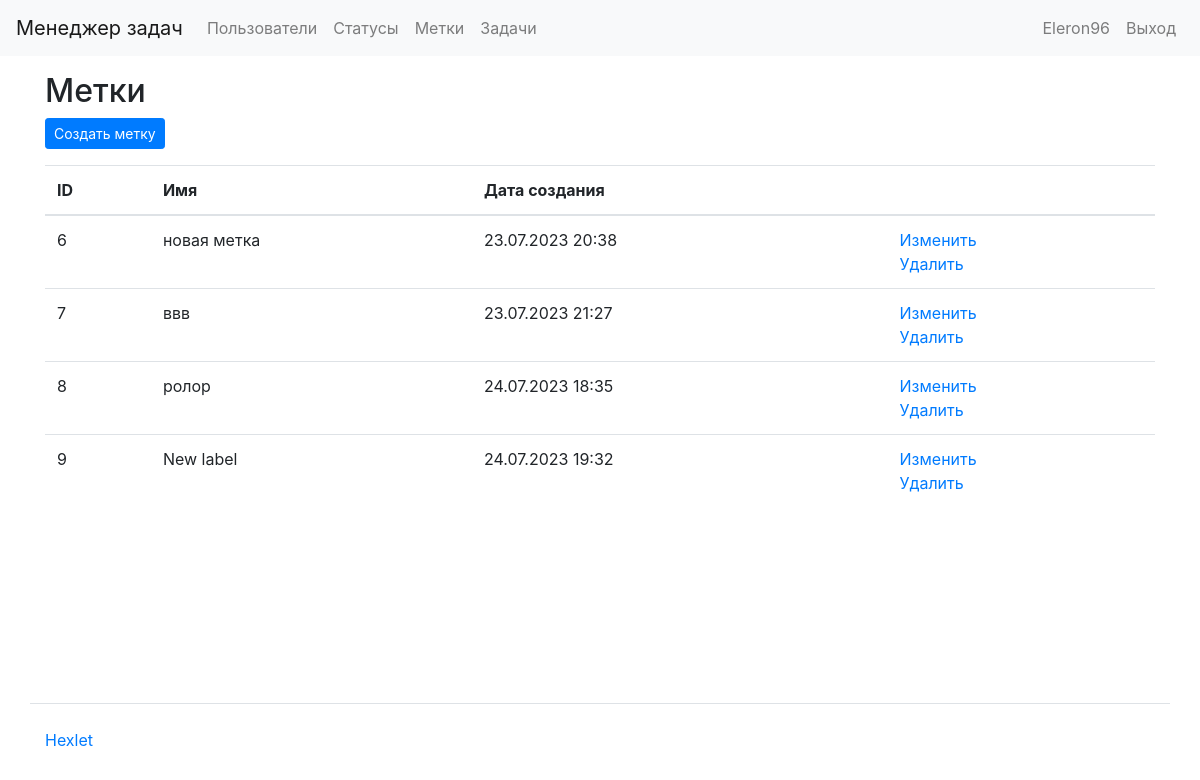
The page /labels/ (signed in) on the database as committed earlier.
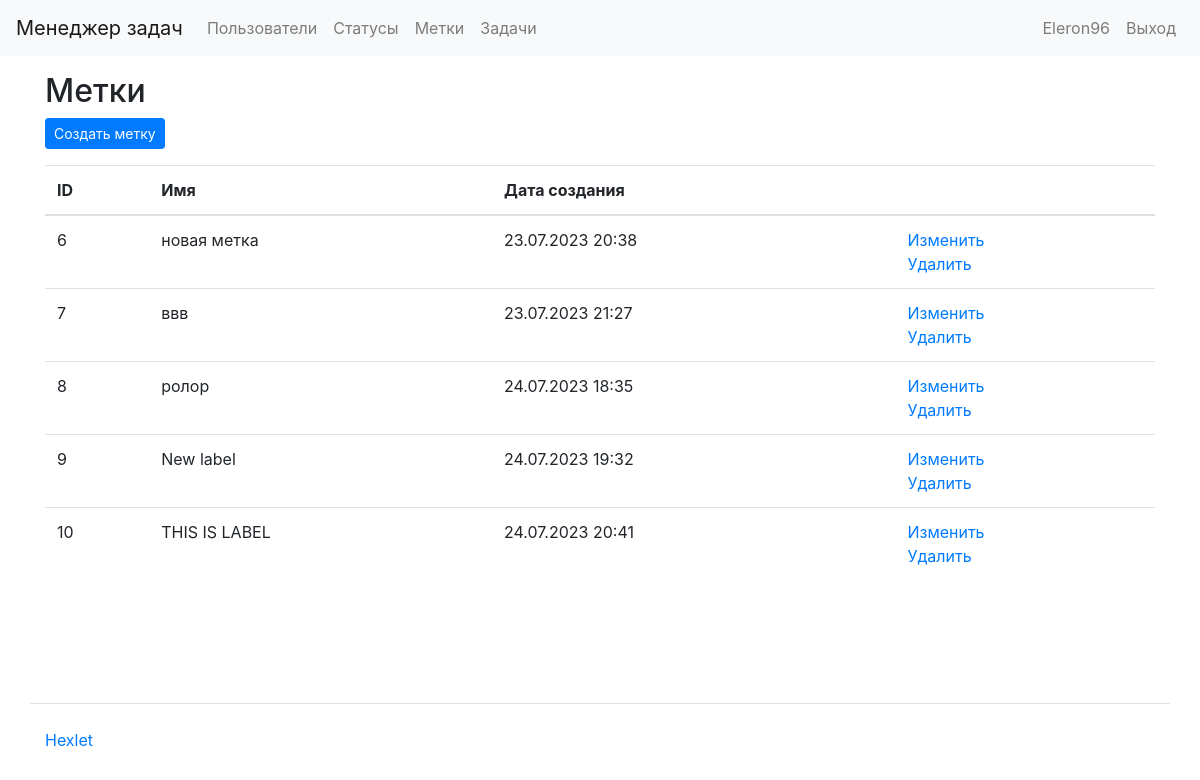
The same page on the database as committed later.
### task_manager/labels/models.py (models this page shows, shortened)
class Labels(models.Model):
    name = models.CharField(gettext_lazy('Name'), max_length=100)
    created_date = models.DateTimeField(auto_now_add=True)
    class Meta:
        app_label = 'status'

### task_manager/labels/views.py (the view)
# urls.py: path('labels/', gey_all_labels, name='label'),
@login_required
def gey_all_labels(request):
    label = Labels.objects.all()
    return render(request, 'labels/label.html', {'Labels': label})

### task_manager/templates/labels/label.html (shortened to what this page needs)
{% extends "base.html" %}
{% load i18n %}
{% block content %}
  <h2>{% trans "Labels" %}</h2>
  <div class="mb-3">
    <a href="{% url 'create_label' %}" class="btn btn-primary btn-sm">{% trans "Create label" %}</a>
  </div>
  <table class="table">
    <thead>
      <tr>
        <th scope="col">{% trans "id" %}</th>
        <th scope="col">{% trans "Name" %}</th>
        <th scope="col">{% trans "Creation date" %}</th>
        <th scope="col"></th>
      </tr>
    </thead>
    <tbody>
      {% for label in Labels %}
      <tr>
        <td>{{ label.id }}</td>
        <td>{{ label.name }}</td>
        <td>{{ label.created_date|date:"d.m.Y H:i"  }}</td>
        <td>
          <a href="{% url 'edit_label' label.id %}">{% trans "Edit" %}</a>
          <br>
          <a href="{% url 'delete_label' label.id %}">{% trans "Delete" %}</a>
        </td>
      </tr>
      {% endfor %}
    </tbody>
  </table>
{% endblock %}

Rows that differ between the two databases and show on the page:
added Labels: id "10", name "THIS IS LABEL", created_date "24.07.2023 20:41"
